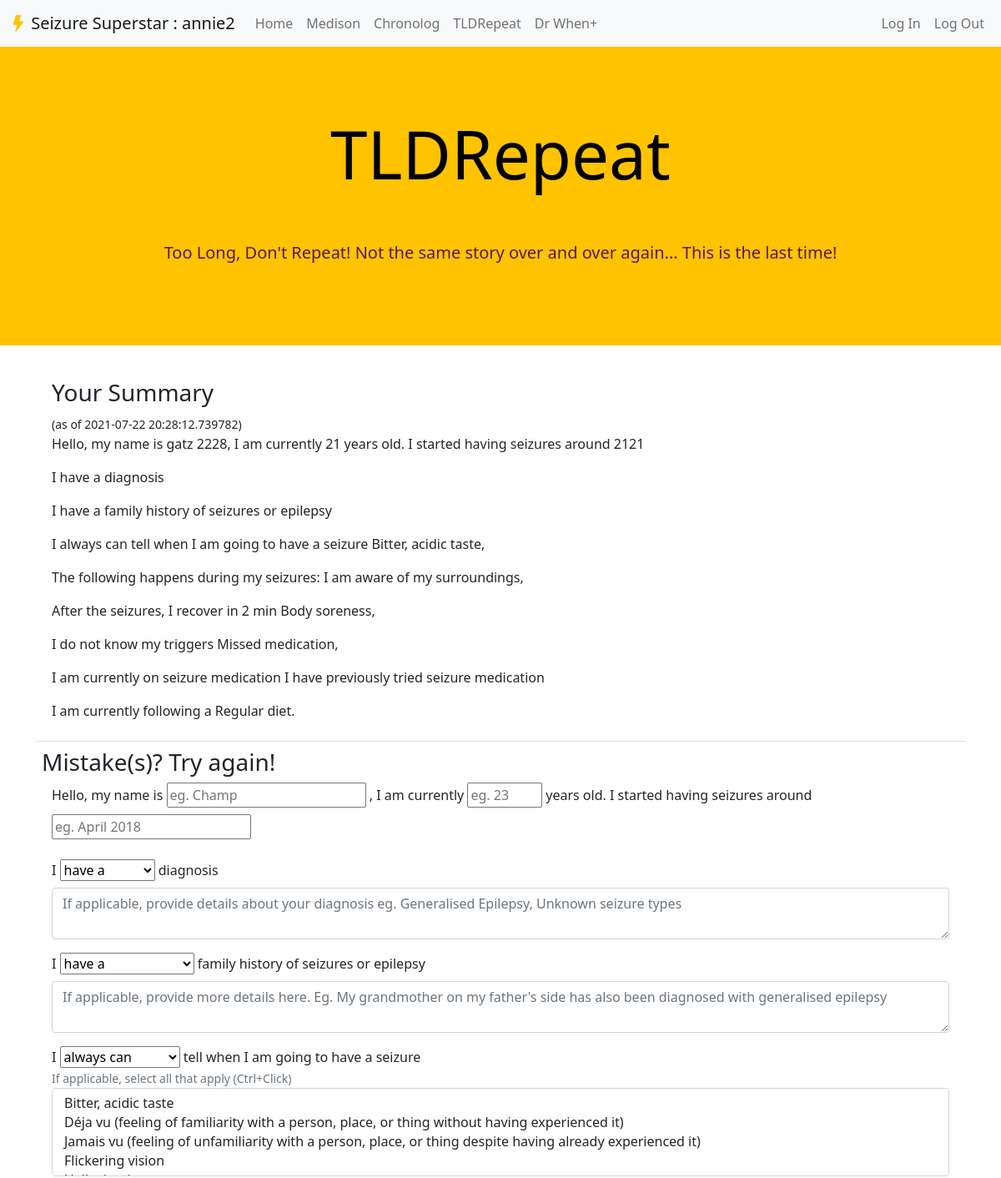
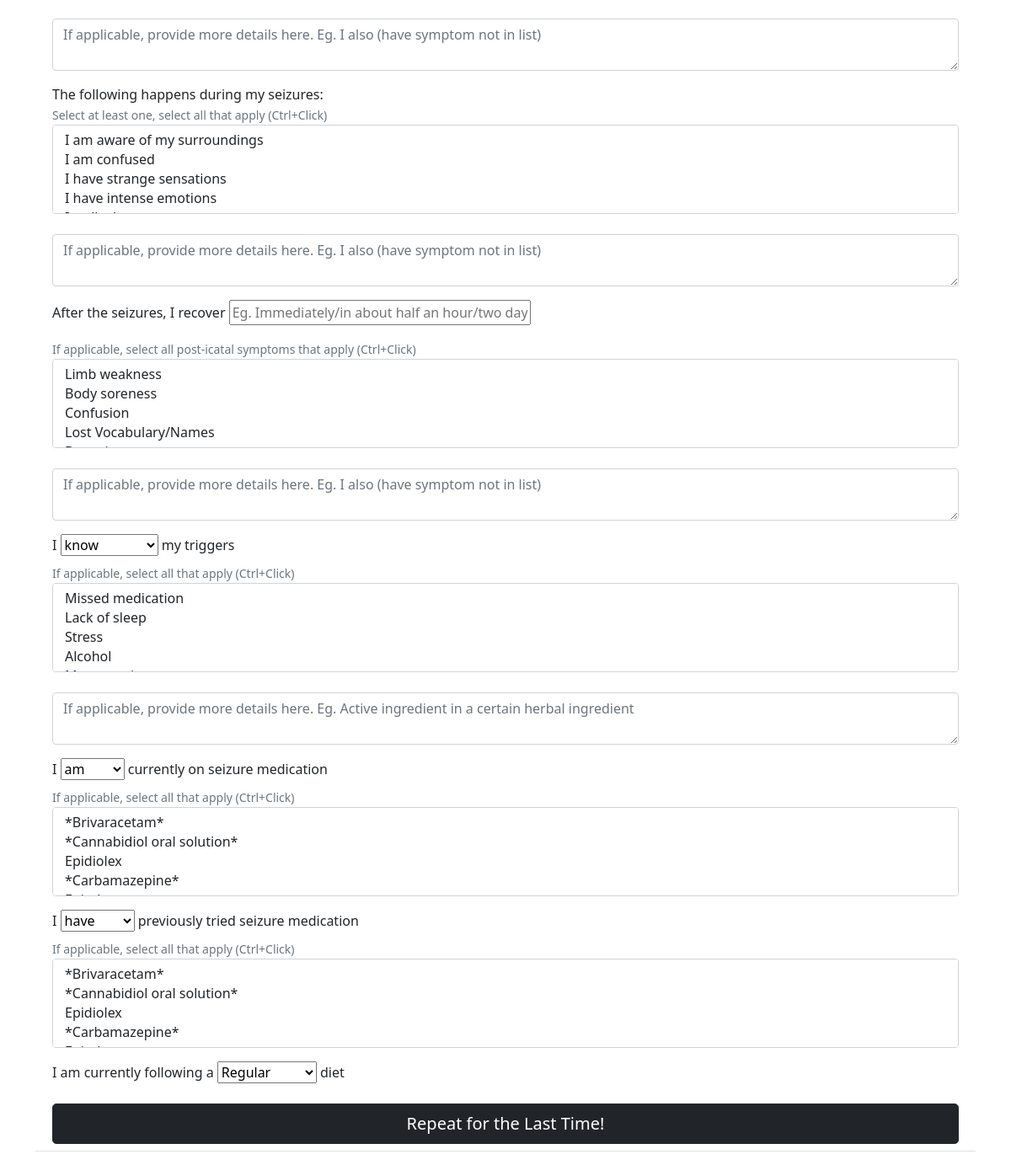
Page /tldrepeat (signed in) on the committed database (2 pictures, top to bottom).
### app.py (models this page shows)
class User(UserMixin, db.Model):
    id = db.Column(db.Integer, primary_key=True)
    username = db.Column(db.String(37), unique=True, nullable=False)
    email = db.Column(db.String(120), unique=True, nullable=False)
    password = db.Column(db.String(280), nullable=False)

class Tldr(db.Model):
    id = db.Column(db.Integer, primary_key=True)
    name = db.Column(db.String(50), nullable=False)
    age = db.Column(db.String(50), nullable=False)
    startdate = db.Column(db.String(50), nullable=False)
    diagnosis = db.Column(db.String(500))
    diagnosis_description = db.Column(db.String(500))
    family_history = db.Column(db.String(50))
    fh_description = db.Column(db.String(500))
    pre_ictal = db.Column(db.String(30))
    pre_symptoms = db.Column(db.String(500))
    pre_extra = db.Column(db.String(800))
    seizure_description = db.Column(db.String(800))
    seizure_extra = db.Column(db.String(800))
    post_ictal = db.Column(db.String(50))
    post_symptoms = db.Column(db.String(500))
    post_extra = db.Column(db.String(500))
    triggers = db.Column(db.String(50))
    trigger_description = db.Column(db.String(500))
    trigger_extra = db.Column(db.String(500))
    current_meds = db.Column(db.String(50))
    cmeds_name = db.Column(db.String(500))
    prev_meds = db.Column(db.String(50))
    pmeds_name = db.Column(db.String(500))
    diet = db.Column(db.String(50))
    datetime = db.Column(db.DateTime, default=datetime.utcnow)
    tldr = db.relationship('User', backref='TLDR')
    user_id = db.Column(db.Integer, db.ForeignKey('user.id'), nullable=False)

### app.py (the view)
@app.route('/tldrepeat', methods=['GET', 'POST'])
@login_required
def tldrepeat():
    exist = Tldr.query.filter_by(user_id=current_user.id).order_by(Tldr.id.desc()).first()
    form = Tldrepeat()
    if request.method == 'POST':
        if form.validate_on_submit():
            pre_symptoms = unlist(form.pre_symptoms.data, PRE_ICTAL)
            print(pre_symptoms)
            post_symptoms = unlist(form.post_symptoms.data, POST_ICTAL)
            print(post_symptoms)
            cmeds_name = unlist(form.cmeds_name.data, MEDICATION)
            print(cmeds_name)
            trigger_description = unlist(form.trigger_description.data, TRIGGERS)
            print(trigger_description)
            pmeds_name = unlist(form.pmeds_name.data, MEDICATION)
            print(pmeds_name)
            seizure_description = unlist(form.seizure_description.data, DURING)
            print(seizure_description)
            tldr = Tldr(name=form.name.data, age=form.age.data, startdate=form.startdate.data, diagnosis=form.diagnosis.data, diagnosis_description=form.diagnosis_description.data,
                        family_history=form.family_history.data, fh_description=form.fh_description.data, pre_ictal=form.pre_ictal.data, pre_extra=form.pre_extra.data, seizure_extra=form.seizure_extra.data,
                        post_ictal=form.post_ictal.data, post_extra=form.post_extra.data, triggers=form.triggers.data,
                        trigger_extra=form.trigger_extra.data, current_meds=form.current_meds.data,
                        prev_meds=form.prev_meds.data, diet=form.diet.data, user_id=current_user.id, pre_symptoms=pre_symptoms, post_symptoms=post_symptoms, cmeds_name=cmeds_name, trigger_description=trigger_description, pmeds_name=pmeds_name, seizure_description=seizure_description)
            db.session.add(tldr)
            db.session.commit()
            print(Tldr.query.filter_by(user_id=current_user.id).all())
            flash('Great Job!')
            return redirect('tldrepeat')
        else:
            flash('Something went wrong')
            return render_template('tldr.html', form=form, exist=exist)
    else:
        return render_template('tldr.html', form=form, exist=exist)

### app.py (called while the page is built)
@login_manager.user_loader
def load_user(user_id):
    return User.query.get(user_id)

### templates/tldr.html (shortened to what this page needs)
{% from "_formhelpers.html" import render_field %}
{% extends "layout.html" %}
{% block jumbo %}
<h1 class="display-1">TLDRepeat</h1>
<p class="lead">Too Long, Don't Repeat! Not the same story over and over again... This is the last time!</p>
{% endblock %}
{% block body %}
    <div class="container">
        <table class="table">
            <tr>
                {% if exist %}
                    <td>
                        <div class="container">
                            <h3>Your Summary</h3>
                            <small>(as of {{ exist.datetime }})</small>
                                <p>
                                    Hello, my name is {{ exist.name }}, I am currently {{ exist.age }} years old. I started having seizures around {{ exist.startdate }}
                                </p>
                                <p>
                                    I {{ exist.diagnosis }} diagnosis {{exist.diagnosis_description }}
                                </p>
                                <p>
                                    I {{ exist.family_history }} family history of seizures or epilepsy {{exist.diagnosis_description }}
                                </p>
                                <p>
                                    I {{exist.pre_ictal }} tell when I am going to have a seizure {{ exist.pre_symptoms }} {{ exist.pre_extra }}
                                </p>
                                <p>
                                    The following happens during my seizures: {{ exist.seizure_description }}{{exist.seizure_extra }}
                                </p>
                                <p>
                                    After the seizures, I recover {{exist.post_ictal }} {{ exist.post_symptoms }} {{ exist.post_extra }}
                                </p>
                                <p>
                                    I {{ exist.triggers }} my triggers {{exist.trigger_description }} {{ exist.trigger_extra }}
                                </p>
                                <p>
                                    I {{ exist.current_meds }} currently on seizure medication {{exist.cmeds_name }}
                                    I {{exist.prev_meds }} previously tried seizure medication {{exist.pmeds_name }}
                                </p>
                                <p>
                                    I am currently following a {{ exist.diet }} diet.
                                </p>
                        </div>
                    </td>
                    </tr>
                    <tr>
                        <td>
                            <h3>Mistake(s)? Try again!</h3>
                            <div class="container">
                                <form action="/tldrepeat" method="post" >
                                    <p>
                                        Hello, my name is {{ render_field(form.name, class="tldr form-inline mb-2 mr-sm-2", placeholder="eg. Champ") }},
                                        I am currently {{ render_field(form.age, class="tldr col-1 form-inline mb-2 mr-sm-2", placeholder="eg. 23") }} years old.
                                        I started having seizures around {{ render_field(form.startdate, class="tldr form-inline mb-2 mr-sm-2", placeholder="eg. April 2018") }}
                                    </p>
                                    <p>
                                        I {{ render_field(form.diagnosis, class="tldr form-inline mb-2 mr-sm-2") }} diagnosis
                                        <br>{{render_field(form.diagnosis_description, class="tldr form-control", placeholder="If applicable, provide details about your diagnosis eg. Generalised Epilepsy, Unknown seizure types") }}
                                    </p>
                                    <p>
                                        I {{ render_field(form.family_history, class="tldr form-inline mb-2 mr-sm-2") }} family history of seizures or epilepsy
                                        <br>{{render_field(form.diagnosis_description, class="tldr form-control", placeholder="If applicable, provide more details here. Eg. My grandmother on my father's side has also been diagnosed with generalised epilepsy") }}
                                    </p>
                                    <p>
                                        I {{render_field(form.pre_ictal)}} tell when I am going to have a seizure
                                        <br>
                                            <small class="text-muted">
                                                If applicable, select all that apply (Ctrl+Click)
                                            </small>
                                        <br>{{ render_field(form.pre_symptoms, class="tldr form-select") }}
                                        <br>{{render_field(form.pre_extra, class="tldr form-control mb-1", placeholder="If applicable, provide more details here. Eg. I also (have symptom not in list) ") }}
                                    </p>
                                    <p>
                                        The following happens during my seizures:
                                        <br>
                                            <small class="text-muted">
                                                Select at least one, select all that apply (Ctrl+Click)
                                            </small>
                                        <br>{{ render_field(form.seizure_description, class="tldr form-select" ) }}
                                        <br>{{render_field(form.seizure_extra, class="tldr form-control mb-1", placeholder="If applicable, provide more details here. Eg. I also (have symptom not in list) ") }}
                                    </p>
                                    <p>
                                        After the seizures, I recover {{render_field(form.post_ictal, class="tldr form-inline col-4 mb-3", placeholder="Eg. Immediately/in about half an hour/two days")}}
                                        <br>
                                            <small class="text-muted">
                                                If applicable, select all post-icatal symptoms that apply (Ctrl+Click)
                                            </small>
                                        <br>{{render_field(form.post_symptoms, class="tldr form-select")}}
                                        <br>{{render_field(form.post_extra, class="tldr form-control", placeholder="If applicable, provide more details here. Eg. I also (have symptom not in list)") }}
                                    </p>
                                    <p>
                                        I {{ render_field(form.triggers, class="tldr form-inline mb-2 mr-sm-2") }} my triggers
                                        <br>
                                            <small class="text-muted">
                                                If applicable, select all that apply (Ctrl+Click)
                                            </small>
                                        <br>{{render_field(form.trigger_description, class="tldr form-select")}}
                                        <br>{{render_field(form.trigger_extra, class="tldr form-control", placeholder="If applicable, provide more details here. Eg. Active ingredient in a certain herbal ingredient") }}
                                    </p>
                                    <p>
                                        I {{ render_field(form.current_meds, class="tldr form-inline mb-2 mr-sm-2") }} currently on seizure medication
                                        <br>
                                            <small class="text-muted">
                                                If applicable, select all that apply (Ctrl+Click)
                                            </small>
                                        <br>{{render_field(form.cmeds_name, class="tldr form-select")}}
                                    </p>
                                    <p>
                                        I {{render_field(form.prev_meds, class="tldr form-inline mb-2 mr-sm-2")}} previously tried seizure medication
                                        <br>
                                            <small class="text-muted">
                                                If applicable, select all that apply (Ctrl+Click)
                                            </small>
                                        <br>{{render_field(form.pmeds_name, class="tldr form-select")}}
                                    </p>
                                    <p>
                                        I am currently following a {{ render_field(form.diet, class="tldr form-inline mb-2 mr-sm-2") }} diet
                                    </p>
                                    <button class="w-100 btn btn-lg btn-dark" type="submit">Repeat for the Last Time!</button>
                                </form>
                            </div>
                        </td>
                    </tr>
                {% endif %}
        </table>
    </div>
{% endblock %}

### templates/_formhelpers.html (shortened to what this page needs)
{% macro render_field(field) %}
  {{ field(**kwargs)|safe }}
{% endmacro %}

### templates/layout.html (shortened to what this page needs)
<!DOCTYPE html>
<html lang="en">
    <head>
        <link href="https://cdn.jsdelivr.net/npm/bootstrap@5.0.2/dist/css/bootstrap.min.css" rel="stylesheet">
        <link rel="stylesheet" href="https://cdn.jsdelivr.net/npm/bootstrap-icons@1.5.0/font/bootstrap-icons.css">
        <link href="/static/styles.css" rel="stylesheet">
    </head>
    <body>
      <nav class="navbar navbar-expand-lg navbar-light bg-light">
        <div class="container-fluid">
          <a class="navbar-brand" href="/">
            <i style="color:#FFC300" class="bi bi-lightning-fill"></i></i>
            Seizure Superstar
            {% if current_user.is_authenticated %}: {{ current_user.username }} {% endif %}
          </a>
          <div class="collapse navbar-collapse" id="navbarNavAltMarkup">
            <div class="navbar-nav">
              <a class="nav-link" href="/">Home</a>
              <a class="nav-link" href="/medison">Medison</a>
              <a class="nav-link" href="/chronolog">Chronolog</a>
              <a class="nav-link" href="/tldrepeat">TLDRepeat</a>
              <a class="nav-link" href="/drwhen">Dr When+</a>
            </div>
            <div class="navbar-nav ms-auto d-flex">
              <a class="nav-link" href="/login">Log In</a>
              <a class="nav-link" href="/logout">Log Out</a>
            </div>
          </div>
        </div>
      </nav>
        <div class="jumbotron">
          <div class="row align-items-center g-lg-5 py-5">
          {% block jumbo %}
          {% endblock %}
          </div>
        </div>
        {% block body %}
        {% endblock %}
    </body>
</html>

### static/styles.css (style rules this page uses)
.jumbotron { background-color: #FFC300; color: black; margin-bottom: 2rem; padding: 2rem 1rem; text-align: center; }
.lead { color:#581845; }
.table > tbody > tr > td { vertical-align: top; }

### rows in the picture
User: username "annie2"
Tldr: datetime "2021-07-22 20:28:12.739782", name "gatz 2228", age "21", startdate "2121", diagnosis "have a", family_history "have a", pre_ictal "always can", pre_symptoms "Bitter, acidic taste,", seizure_description "I am aware of my surroundings,", post_ictal "in 2 min", post_symptoms "Body soreness,", triggers "do not know", trigger_description "Missed medication,", current_meds "am", prev_meds "have", diet "Regular"
